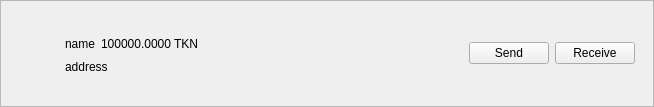
<?xml version="1.0" encoding="UTF-8"?>
<ui version="4.0">
 <class>TokenItemWidget</class>
 <widget class="QWidget" name="TokenItemWidget">
  <property name="geometry">
   <rect>
    <x>0</x>
    <y>0</y>
    <width>654</width>
    <height>107</height>
   </rect>
  </property>
  <property name="sizePolicy">
   <sizepolicy hsizetype="Preferred" vsizetype="Maximum">
    <horstretch>0</horstretch>
    <verstretch>0</verstretch>
   </sizepolicy>
  </property>
  <property name="windowTitle">
   <string>Form</string>
  </property>
  <layout class="QVBoxLayout" name="verticalLayout_2">
   <property name="spacing">
    <number>0</number>
   </property>
   <property name="leftMargin">
    <number>0</number>
   </property>
   <property name="topMargin">
    <number>0</number>
   </property>
   <property name="rightMargin">
    <number>0</number>
   </property>
   <property name="bottomMargin">
    <number>0</number>
   </property>
   <item>
    <widget class="QFrame" name="tokenItemFrame">
     <property name="frameShape">
      <enum>QFrame::StyledPanel</enum>
     </property>
     <property name="frameShadow">
      <enum>QFrame::Raised</enum>
     </property>
     <layout class="QHBoxLayout" name="horizontalLayout">
      <item>
       <widget class="QLabel" name="tokenLogo">
        <property name="sizePolicy">
         <sizepolicy hsizetype="Fixed" vsizetype="Fixed">
          <horstretch>0</horstretch>
          <verstretch>0</verstretch>
         </sizepolicy>
        </property>
        <property name="minimumSize">
         <size>
          <width>40</width>
          <height>40</height>
         </size>
        </property>
        <property name="alignment">
         <set>Qt::AlignCenter</set>
        </property>
       </widget>
      </item>
      <item>
       <widget class="QStackedWidget" name="stackedWidget">
        <property name="currentIndex">
         <number>0</number>
        </property>
        <widget class="QWidget" name="page">
         <layout class="QHBoxLayout" name="horizontalLayout_4">
          <item>
           <layout class="QHBoxLayout" name="horizontalLayout_3">
            <item>
             <layout class="QVBoxLayout" name="verticalLayout">
              <item>
               <spacer name="verticalSpacer_2">
                <property name="orientation">
                 <enum>Qt::Vertical</enum>
                </property>
                <property name="sizeHint" stdset="0">
                 <size>
                  <width>20</width>
                  <height>0</height>
                 </size>
                </property>
               </spacer>
              </item>
              <item>
               <widget class="QWidget" name="widgetBalance" native="true">
                <layout class="QHBoxLayout" name="horizontalLayout_2">
                 <property name="leftMargin">
                  <number>0</number>
                 </property>
                 <property name="topMargin">
                  <number>0</number>
                 </property>
                 <property name="rightMargin">
                  <number>0</number>
                 </property>
                 <property name="bottomMargin">
                  <number>0</number>
                 </property>
                 <item>
                  <widget class="QLabel" name="tokenName">
                   <property name="text">
                    <string>name</string>
                   </property>
                   <property name="textInteractionFlags">
                    <set>Qt::LinksAccessibleByMouse|Qt::TextSelectableByMouse</set>
                   </property>
                  </widget>
                 </item>
                 <item>
                  <widget class="QLabel" name="tokenBalance">
                   <property name="text">
                    <string>100000.0000 TKN</string>
                   </property>
                   <property name="textInteractionFlags">
                    <set>Qt::LinksAccessibleByMouse|Qt::TextSelectableByMouse</set>
                   </property>
                  </widget>
                 </item>
                 <item>
                  <spacer name="horizontalSpacer">
                   <property name="orientation">
                    <enum>Qt::Horizontal</enum>
                   </property>
                   <property name="sizeHint" stdset="0">
                    <size>
                     <width>0</width>
                     <height>20</height>
                    </size>
                   </property>
                  </spacer>
                 </item>
                </layout>
               </widget>
              </item>
              <item>
               <widget class="QLabel" name="senderAddress">
                <property name="text">
                 <string>address</string>
                </property>
                <property name="textInteractionFlags">
                 <set>Qt::LinksAccessibleByMouse|Qt::TextSelectableByMouse</set>
                </property>
               </widget>
              </item>
              <item>
               <spacer name="verticalSpacer">
                <property name="orientation">
                 <enum>Qt::Vertical</enum>
                </property>
                <property name="sizeHint" stdset="0">
                 <size>
                  <width>20</width>
                  <height>0</height>
                 </size>
                </property>
               </spacer>
              </item>
             </layout>
            </item>
            <item>
             <spacer name="horizontalSpacer_2">
              <property name="orientation">
               <enum>Qt::Horizontal</enum>
              </property>
              <property name="sizeHint" stdset="0">
               <size>
                <width>193</width>
                <height>20</height>
               </size>
              </property>
             </spacer>
            </item>
            <item>
             <widget class="CreditPushButton" name="buttonSend">
              <property name="text">
               <string>Send</string>
              </property>
             </widget>
            </item>
            <item>
             <widget class="CreditPushButton" name="buttonReceive">
              <property name="text">
               <string>Receive</string>
              </property>
             </widget>
            </item>
           </layout>
          </item>
         </layout>
        </widget>
        <widget class="QWidget" name="page_2">
         <layout class="QHBoxLayout" name="horizontalLayout_5">
          <item>
           <widget class="QLabel" name="labelNewToken">
            <property name="text">
             <string>Add new tokens</string>
            </property>
           </widget>
          </item>
          <item>
           <spacer name="horizontalSpacer_3">
            <property name="orientation">
             <enum>Qt::Horizontal</enum>
            </property>
            <property name="sizeHint" stdset="0">
             <size>
              <width>408</width>
              <height>20</height>
             </size>
            </property>
           </spacer>
          </item>
          <item>
           <widget class="QToolButton" name="buttonAdd">
            <property name="text">
             <string/>
            </property>
            <property name="iconSize">
             <size>
              <width>32</width>
              <height>32</height>
             </size>
            </property>
           </widget>
          </item>
         </layout>
        </widget>
       </widget>
      </item>
     </layout>
    </widget>
   </item>
  </layout>
 </widget>
 <customwidgets>
  <customwidget>
   <class>CreditPushButton</class>
   <extends>QPushButton</extends>
   <header>qt/creditpushbutton.h</header>
  </customwidget>
 </customwidgets>
 <resources/>
 <connections/>
</ui>
